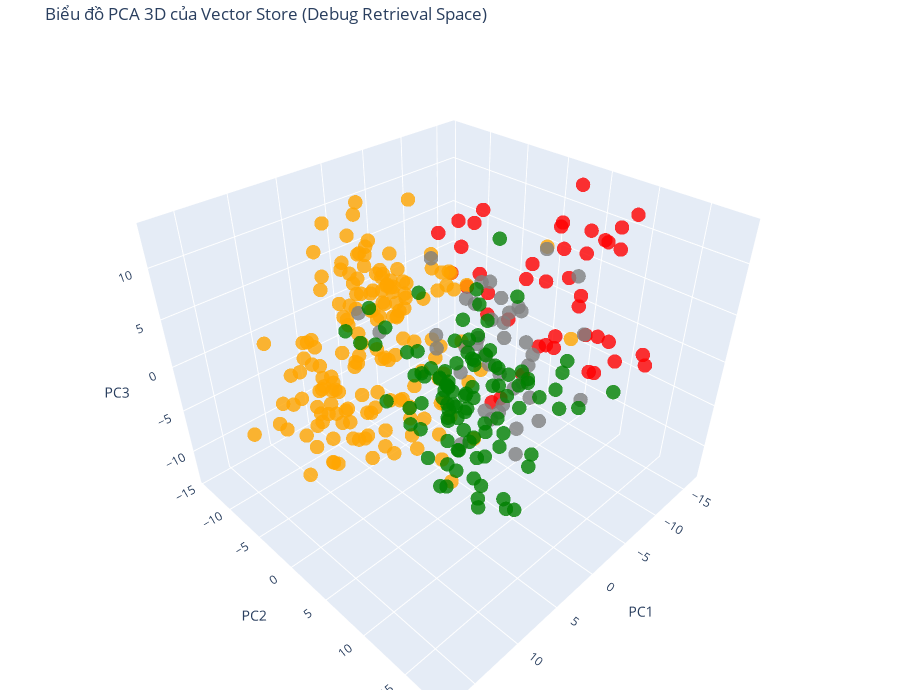

Notebook code for this chart:
### Markdown cell above
# Visualization

### Code cell
# ---------- Prepare data ----------
result = collection.get(include=["embeddings", "documents", "metadatas"])

vectors = np.array(result["embeddings"])
documents = result["documents"]
doc_types = [metadata["department"] for metadata in result["metadatas"]]

# Màu sắc theo loại tài liệu
color_map = {
    "company": "gray",
    "employees": "green",
    "visas": "red",
    "schools": "orange",
}
colors = [color_map.get(t, "blue") for t in doc_types]

# ---------- PCA 3D projection ----------
# Chuẩn hóa vector (rất quan trọng cho PCA)
scaler = StandardScaler()
vectors_scaled = scaler.fit_transform(vectors)

pca = PCA(n_components=3, random_state=42)
reduced_vectors = pca.fit_transform(vectors_scaled)

print("Explained variance ratio:", pca.explained_variance_ratio_)

# ---------- 3D Visualization ----------
fig = go.Figure(
    data=[
        go.Scatter3d(
            x=reduced_vectors[:, 0],
            y=reduced_vectors[:, 1],
            z=reduced_vectors[:, 2],
            mode="markers",
            marker=dict(
                size=5,
                color=colors,
                opacity=0.8,
            ),
            text=[
                f"Loại: {t}<br>Văn bản: {d[:100]}..."
                for t, d in zip(doc_types, documents)
            ],
            hoverinfo="text",
        )
    ]
)

fig.update_layout(
    title="Biểu đồ PCA 3D của Vector Store (Debug Retrieval Space)",
    scene=dict(
        xaxis_title="PC1",
        yaxis_title="PC2",
        zaxis_title="PC3",
    ),
    width=900,
    height=700,
    margin=dict(r=10, b=10, l=10, t=40),
)

fig.show()

### Figure 1 — Plotly figure (JSON) as saved in the notebook; plotly's stock layout.template omitted (floating-point values rounded to 4 significant figures; data arrays with more than 128 entries replaced by an {"elided": "..."} marker saying what was removed)
{"data": [{"hoverinfo": "text", "marker": {"color": {"elided": "350 str values"}, "opacity": 0.8, "size": 5}, "mode": "markers", "text": {"elided": "350 str values"}, "type": "scatter3d", "x": {"elided": "350 float values"}, "y": {"elided": "350 float values"}, "z": {"elided": "350 float values"}}], "layout": {"height": 700, "margin": {"b": 10, "l": 10, "r": 10, "t": 40}, "scene": {"xaxis": {"title": {"text": "PC1"}}, "yaxis": {"title": {"text": "PC2"}}, "zaxis": {"title": {"text": "PC3"}}}, "title": {"text": "Biểu đồ PCA 3D của Vector Store (Debug Retrieval Space)"}, "width": 900}}
